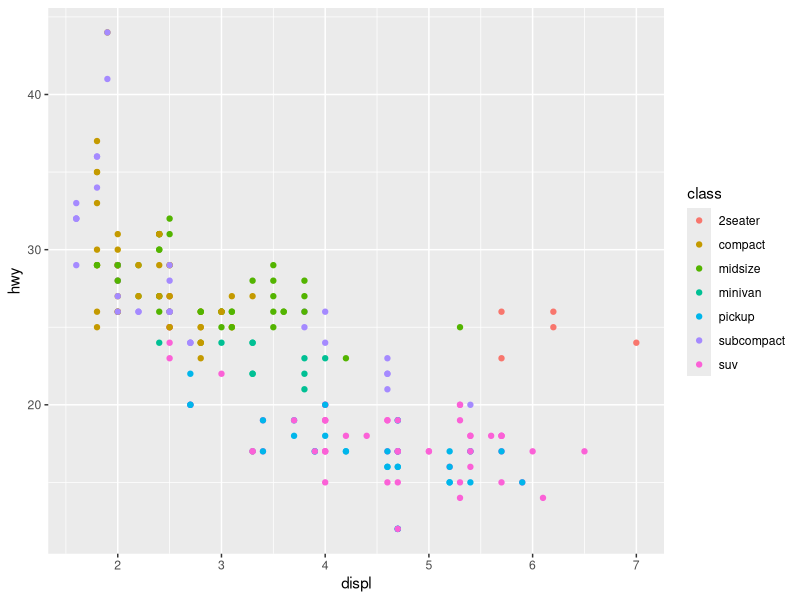
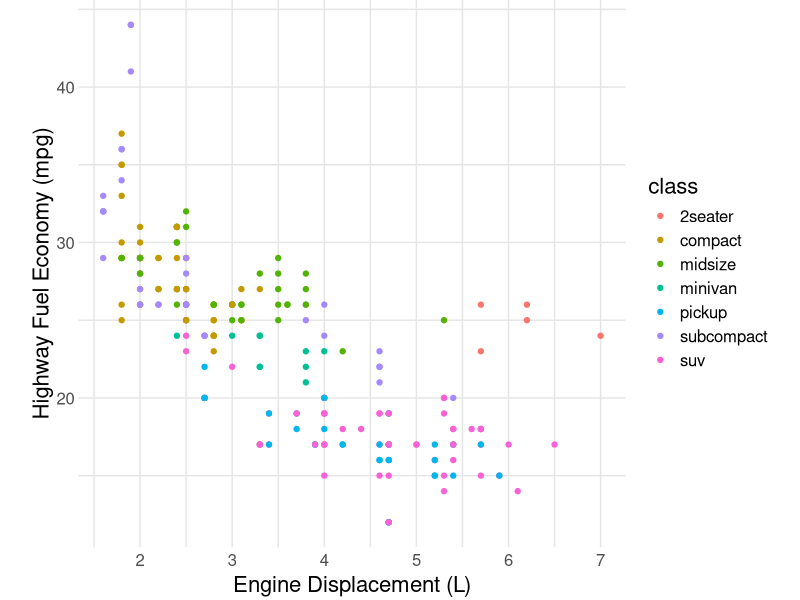
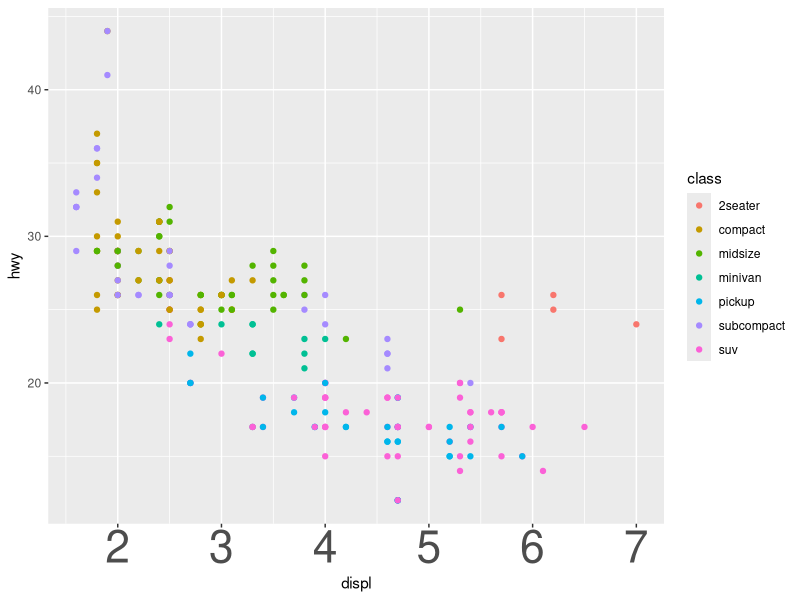

Here is the R script that generated these plots, in order:
## ---- chunk 1
library(tidyverse)
# knitr options
library(tidyverse)
knitr::opts_chunk$set(echo = TRUE)
## ---- chunk 2
mpg %>%
  ggplot(aes(displ, hwy, color = class)) +
  geom_point()
## ---- chunk 3
## NOTE: No need to edit; feel free to re-use this code!
theme_common <- function() {
  theme_minimal() %+replace%
  theme(
    axis.text.x = element_text(size = 12),
    axis.text.y = element_text(size = 12),
    axis.title.x = element_text(margin = margin(4, 4, 4, 4), size = 16),
    axis.title.y = element_text(margin = margin(4, 4, 4, 4), size = 16, angle = 90),

    legend.title = element_text(size = 16),
    legend.text = element_text(size = 12),

    strip.text.x = element_text(size = 12),
    strip.text.y = element_text(size = 12),

    panel.grid.major = element_line(color = "grey90"),
    panel.grid.minor = element_line(color = "grey90"),

    aspect.ratio = 4 / 4,

    plot.margin = unit(c(t = +0, b = +0, r = +0, l = +0), "cm"),
    plot.title = element_text(size = 18),
    plot.title.position = "plot",
    plot.subtitle = element_text(size = 16),
    plot.caption = element_text(size = 12)
  )
}
## ---- chunk 4
mpg %>%
  ggplot(aes(displ, hwy, color = class)) +
  geom_point() +
  labs(
    x = "Engine Displacement (L)",
    y = "Highway Fuel Economy (mpg)"
  ) +
  theme_common()
## ---- chunk 5
mpg %>%
  ggplot(aes(displ, hwy, color = class)) +
  geom_point() +
  theme(
    axis.text.x = element_text(size = 32)
  )
